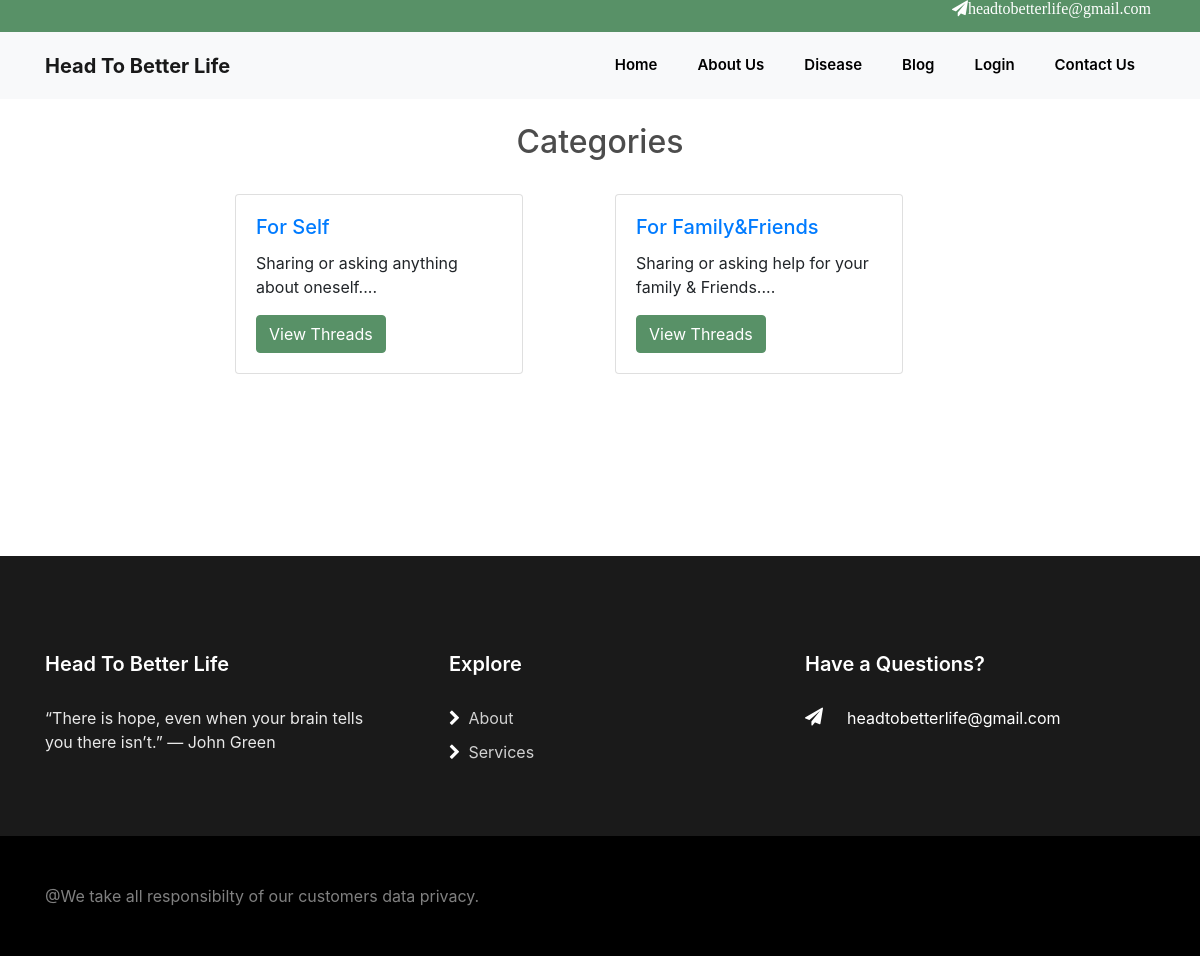
/forum.php, run on the app's committed database.
### tables this page shows
CREATE TABLE `categories` (
  `category_id` int(8) NOT NULL,
  `category_name` varchar(255) NOT NULL,
  `category_description` varchar(255) NOT NULL,
  `created` datetime NOT NULL DEFAULT CURRENT_TIMESTAMP
);

### forum.php (the view, shortened to what this page needs)
<?php  session_start();
if(isset($_SESSION['username']) && !empty($_SESSION['username']))
{
    include './partials/_usernav.php';
}
else
{
    include './partials/_header.php' ;
}
?>
<!doctype html>
<html lang="en">
<head>
    <link rel="stylesheet" href="https://stackpath.bootstrapcdn.com/font-awesome/4.7.0/css/font-awesome.min.css">
    <link rel="stylesheet" href="css/animate.css">
    <link rel="stylesheet" href="css/owl.carousel.min.css">
    <link rel="stylesheet" href="css/owl.theme.default.min.css">
    <link rel="stylesheet" href="css/magnific-popup.css">
    <link rel="stylesheet" href="css/flaticon.css">
    <link rel="stylesheet" href="css/style.css">
    <link rel="stylesheet" href="https://stackpath.bootstrapcdn.com/bootstrap/4.5.0/css/bootstrap.min.css"
>
</head>
<body>
    <?php include 'partials/_dbconnect.php';?>
    <div class="container my-6" id="ques">
        <h2 class="text-center my-4"> Categories</h2>
        <div class="row justify-content-center my-4">
         <?php
         $sql = "SELECT * FROM `categories`";
         $result = mysqli_query($conn, $sql);
         while($row = mysqli_fetch_assoc($result)){
          $id = $row['category_id'];
          $cat = $row['category_name'];
          $desc = $row['category_description'];
          echo '<div class="col-md-4 my-2">
                  <div class="card" style="width: 18rem;">
                        <div class="card-body">
                          <h5 class="card-title"><a href="threadlist.php?catid=' . $id . '">' . $cat . '</a></h5>
                          <p class="card-text">' . substr($desc, 0, 90). '... </p>
                          <a href="threadlist.php?catid=' . $id . '" class="btn btn-primary">View Threads</a>
                      </div>
                  </div>
                </div>';
         }
         ?>
        </div>
    </div>
    <?php include 'partials/_footer.php';?>
</body>
</html>

### forum.php (style rules this page uses)
#ques { min-height: 433px; }

### data on the page
categories: category_name "For Self", category_description "Sharing or asking anything about oneself."
categories: category_name "For Family&Friends", category_description "Sharing or asking help for your family & Friends."
